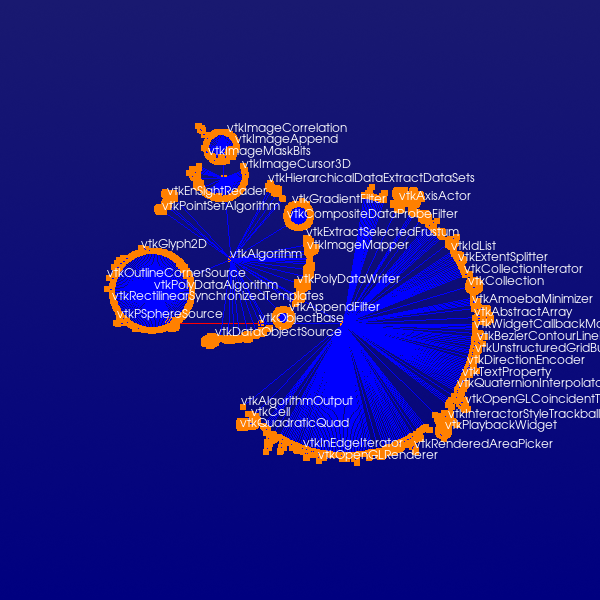

Write the Python code that produced this figure.
#!/usr/bin/env python
# Demonstrate vtkConeLayoutStrategy with a tree read from XML, showing vertex and edge labels.

import os

import vtkmodules.vtkInteractionStyle  # noqa: F401
import vtkmodules.vtkRenderingFreeType  # noqa: F401
import vtkmodules.vtkRenderingOpenGL2  # noqa: F401

from vtkmodules.vtkCommonCore import vtkIdTypeArray, vtkStringArray
from vtkmodules.vtkFiltersGeneral import vtkVertexGlyphFilter
from vtkmodules.vtkFiltersSources import vtkGraphToPolyData
from vtkmodules.vtkInfovisCore import vtkStringToNumeric
from vtkmodules.vtkInfovisLayout import vtkConeLayoutStrategy, vtkGraphLayout
from vtkmodules.vtkIOInfovis import vtkXMLTreeReader
from vtkmodules.vtkRenderingCore import (
    vtkActor,
    vtkActor2D,
    vtkPolyDataMapper,
    vtkRenderWindow,
    vtkRenderWindowInteractor,
    vtkRenderer,
)
from vtkmodules.vtkRenderingLabel import vtkLabelPlacementMapper, vtkPointSetToLabelHierarchy

data_dir = os.environ.get("VPE_DATA_DIR", os.path.dirname(os.path.abspath(__file__)))

# Colors (normalized RGB).
navy_rgb = (0.0, 0.0, 0.502)
midnight_blue_rgb = (0.098, 0.098, 0.439)

# Read tree from XML.
reader = vtkXMLTreeReader()
reader.SetFileName(os.path.join(data_dir, "vtkclasses.xml"))
reader.SetMaskArrays(True)
reader.Update()

tree = reader.GetOutput()

# Add edge arrays.
edge_labels = vtkStringArray()
edge_labels.SetName("edge label")
edge_distance = vtkIdTypeArray()
edge_distance.SetName("distance")
labels = ["a", "b", "c"]
for i in range(tree.GetNumberOfEdges()):
    edge_distance.InsertNextValue(i)
    edge_labels.InsertNextValue(labels[i % 3])
tree.GetEdgeData().AddArray(edge_distance)
tree.GetEdgeData().AddArray(edge_labels)

# Convert string columns to numeric.
string_to_numeric = vtkStringToNumeric()
string_to_numeric.SetInputData(tree)

# Layout with cone strategy.
graph_layout = vtkGraphLayout()
graph_layout.SetInputConnection(string_to_numeric.GetOutputPort())
strategy = vtkConeLayoutStrategy()
strategy.SetSpacing(0.3)
graph_layout.SetLayoutStrategy(strategy)

# Convert graph to polydata.
graph_to_polydata = vtkGraphToPolyData()
graph_to_polydata.SetInputConnection(graph_layout.GetOutputPort())
graph_to_polydata.Update()

# Edge mapper and actor (colored by "distance").
edge_mapper = vtkPolyDataMapper()
edge_mapper.SetInputConnection(graph_to_polydata.GetOutputPort())
edge_mapper.SetScalarModeToUseCellFieldData()
edge_mapper.SelectColorArray("distance")
edge_mapper.SetScalarVisibility(True)
edge_actor = vtkActor()
edge_actor.SetMapper(edge_mapper)

# Vertex glyphs.
vertex_glyph_filter = vtkVertexGlyphFilter()
vertex_glyph_filter.SetInputConnection(graph_to_polydata.GetOutputPort())

vertex_mapper = vtkPolyDataMapper()
vertex_mapper.SetInputConnection(vertex_glyph_filter.GetOutputPort())
vertex_mapper.ScalarVisibilityOff()
vertex_actor = vtkActor()
vertex_actor.SetMapper(vertex_mapper)
vertex_actor.GetProperty().SetColor(1.0, 0.5, 0.0)
vertex_actor.GetProperty().SetPointSize(6)

# Non-overlapping vertex labels using label placement.
label_hierarchy = vtkPointSetToLabelHierarchy()
label_hierarchy.SetInputConnection(vertex_glyph_filter.GetOutputPort())
label_hierarchy.SetLabelArrayName("id")
label_hierarchy.GetTextProperty().SetColor(1.0, 1.0, 1.0)
label_hierarchy.GetTextProperty().SetFontSize(12)

label_mapper = vtkLabelPlacementMapper()
label_mapper.SetInputConnection(label_hierarchy.GetOutputPort())
label_mapper.SetShapeToNone()
label_mapper.SetBackgroundOpacity(0.0)
label_mapper.SetMaximumLabelFraction(0.3)
label_actor = vtkActor2D()
label_actor.SetMapper(label_mapper)

# Renderer.
renderer = vtkRenderer()
renderer.AddActor(edge_actor)
renderer.AddActor(vertex_actor)
renderer.AddActor(label_actor)
renderer.SetBackground(navy_rgb)
renderer.SetBackground2(midnight_blue_rgb)
renderer.GradientBackgroundOn()
renderer.ResetCamera()

# Render window.
render_window = vtkRenderWindow()
render_window.AddRenderer(renderer)
render_window.SetWindowName("cone layout strategy")
render_window.SetMultiSamples(0)
render_window.SetSize(600, 600)

# Interactor.
interactor = vtkRenderWindowInteractor()
interactor.SetRenderWindow(render_window)

interactor.Initialize()
interactor.Start()
